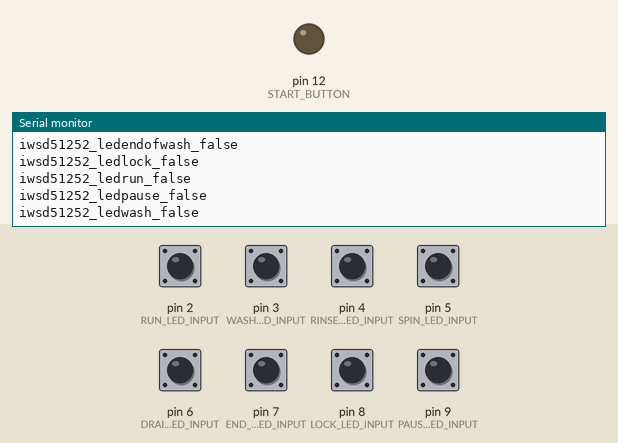
This sketch was run on a simulated Arduino Uno, built with avr-gcc and run on an emulated ATmega328P. Shown: output pins drawn as LEDs (lit = HIGH), the last lines printed to the serial monitor. The test bench sets the inputs (shaded band); at power-on: pin 2 (RUN_LED_INPUT), pin 3 (WASH_LED_INPUT), pin 4 (RINSE_LED_INPUT), pin 5 (SPIN_LED_INPUT), pin 6 (DRAIN_LED_INPUT), pin 7 (END_OF_WASH_LED_INPUT), pin 8 (LOCK_LED_INPUT), pin 9 (PAUSE_LED_INPUT) HIGH.

Above: at 2.0 s.
2.1 s: pin 2 (RUN_LED_INPUT) pulled LOW for 1 s
At 2.52 s:
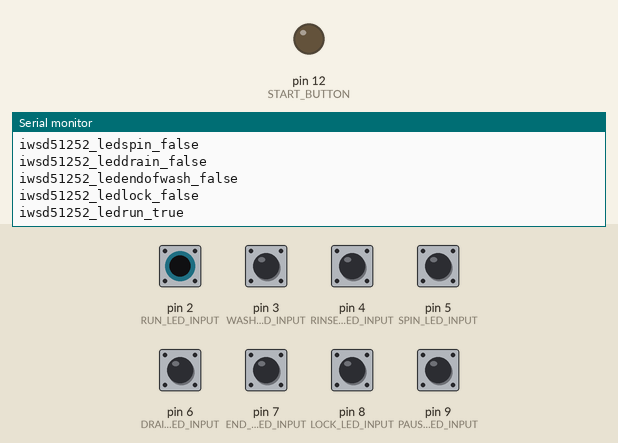
4.6 s: pin 3 (WASH_LED_INPUT) pulled LOW for 1 s
At 5.03 s:
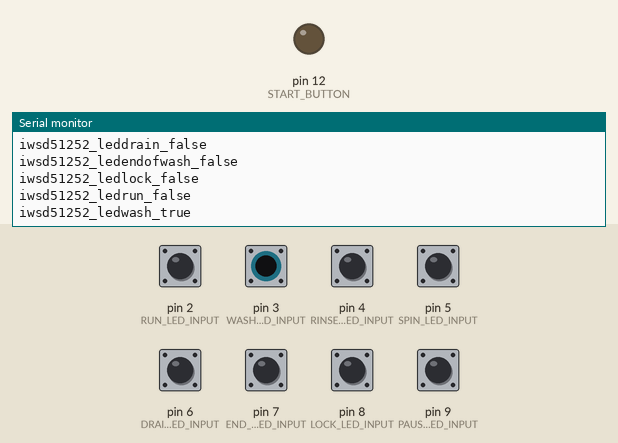
7.1 s: pin 4 (RINSE_LED_INPUT) pulled LOW for 1 s
At 7.54 s:
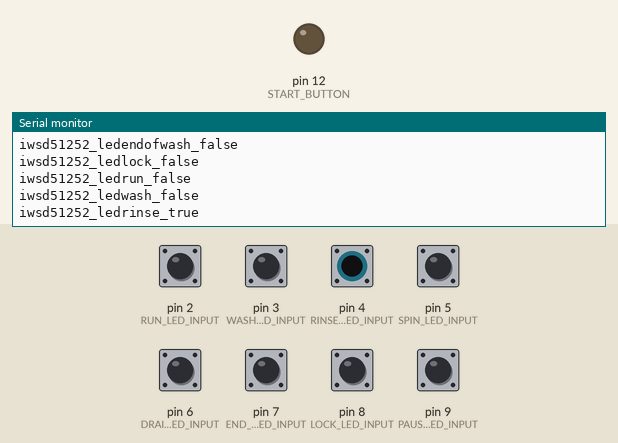
9.6 s: pin 5 (SPIN_LED_INPUT) pulled LOW for 1 s
At 10.05 s:
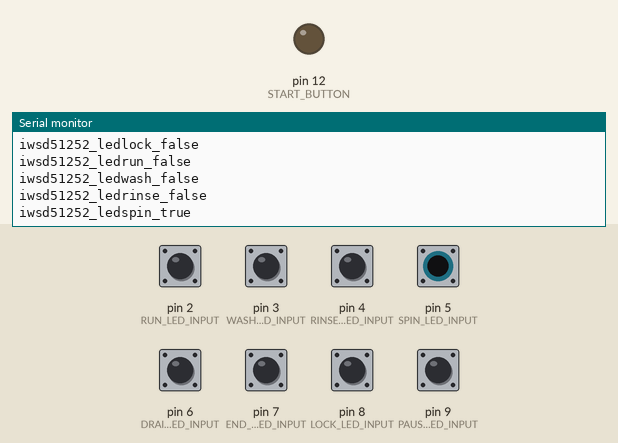
12.1 s: pin 7 (END_OF_WASH_LED_INPUT) pulled LOW for 1 s
At 12.66 s:
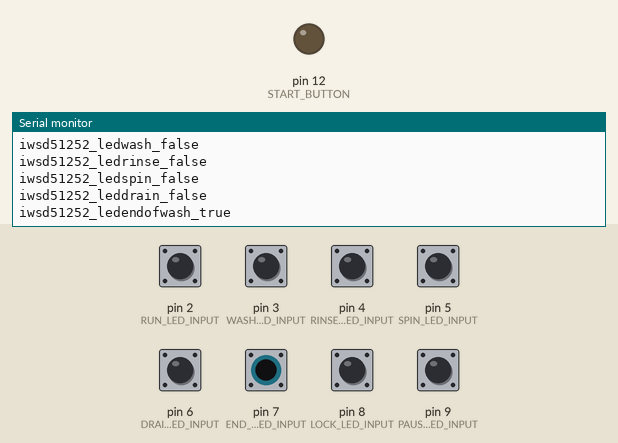
14.6 s: pin 8 (LOCK_LED_INPUT) pulled LOW for 1 s
At 15.18 s:
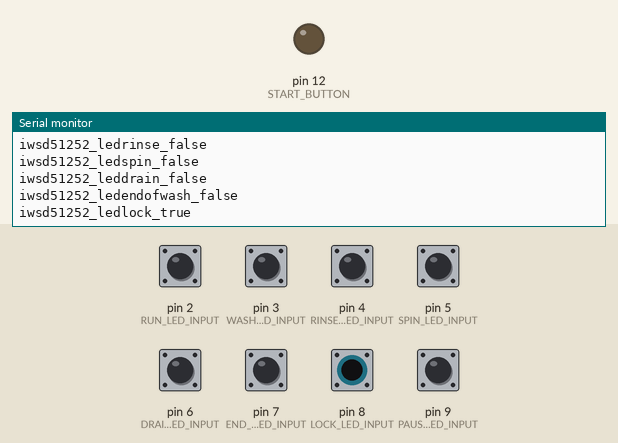

The sketch:

atmega.ino
```cpp
// outputs pin definition
#define POWER_BUTTON 11
#define START_BUTTON 12

// inputs pin definitions
#define RUN_LED_INPUT 2             // pin 5, 6     start LED 1 (green)on washmachine
#define PAUSE_LED_INPUT 9           // pin 15, 16   pause LED 1 (amber) on washmachine
#define WASH_LED_INPUT 3            // pin 1, 2     wash LED 2 on washmachine
#define RINSE_LED_INPUT 4           // pin 3, 4     rinse LED 3 on washmachine
#define SPIN_LED_INPUT 5            // pin 7, 8     spin LED 4 on washmachine
#define DRAIN_LED_INPUT 6           // pin 9, 10    drain LED 5 on washmachine
#define END_OF_WASH_LED_INPUT 7     // pin 11, 12   end LED 6 on washmachine
#define LOCK_LED_INPUT 8            // pin 13, 14   lock LED 7 on washmachine


unsigned long previousMillis = 0;
const long interval = 10*1000;           // interval 10 seconds
unsigned long currentMillis = 0;

const String washmashine_name = "iwsd51252";

String inputString;           // atring to hold incoming data
bool stringComplete = false;  // whether the string is complete

// commands from ESP
String start_string = "command_start";
String pause_string = "command_pause";
String power_on_string = "command_powerOn";
String power_off_string = "command_powerOff";

// LED states to send to mobile application
String send_run_led_state = washmashine_name + "_ledrun_";
String send_pause_led_state = washmashine_name + "_ledpause_";
String send_wash_led_state = washmashine_name + "_ledwash_";
String send_rinse_led_state = washmashine_name + "_ledrinse_";
String send_spin_led_state = washmashine_name + "_ledspin_";
String send_drain_led_state = washmashine_name + "_leddrain_";
String send_end_of_wash_led_state = washmashine_name + "_ledendofwash_";
String send_lock_led_state = washmashine_name + "_ledlock_";

// led states declarations
int initialize_state = 2;
int current_led_state = initialize_state;
int run_led_state = initialize_state;
int pause_led_state = initialize_state;
int wash_led_state = initialize_state;
int rinse_led_state = initialize_state;
int spin_led_state = initialize_state;
int drain_led_state = initialize_state;
int end_of_wash_led_state = initialize_state;
int lock_led_state = initialize_state;

void setup() {
  // set inputs, outputs
  pinMode(POWER_BUTTON, OUTPUT);
  digitalWrite(POWER_BUTTON, LOW);
  pinMode(START_BUTTON, OUTPUT);
  digitalWrite(START_BUTTON, LOW);

  pinMode(RUN_LED_INPUT, INPUT);
  digitalWrite (RUN_LED_INPUT, HIGH);

  pinMode(PAUSE_LED_INPUT, INPUT);
  digitalWrite (PAUSE_LED_INPUT, HIGH);

  pinMode(WASH_LED_INPUT, INPUT);
  digitalWrite (WASH_LED_INPUT, HIGH);

  pinMode(RINSE_LED_INPUT, INPUT);
  digitalWrite (RINSE_LED_INPUT, HIGH);

  pinMode(SPIN_LED_INPUT, INPUT);
  digitalWrite (SPIN_LED_INPUT, HIGH);

  pinMode(DRAIN_LED_INPUT, INPUT);
  digitalWrite (DRAIN_LED_INPUT, HIGH);

  pinMode(END_OF_WASH_LED_INPUT, INPUT);
  digitalWrite (END_OF_WASH_LED_INPUT, HIGH);

  pinMode(LOCK_LED_INPUT, INPUT);
  digitalWrite (LOCK_LED_INPUT, HIGH);

  // initialize serial:
  Serial.begin(9600);
  // reserve 200 bytes for the inputString:
  inputString.reserve(200);

  update_led_states();

  Serial.println("START");
}

void loop() {
   update_led_states();
   if (stringComplete) {
     if (inputString == start_string)
    {
      digitalWrite(START_BUTTON, HIGH);
      delay(2000);
      digitalWrite(START_BUTTON, LOW);
    }
    else if (inputString == power_on_string)
    {
      digitalWrite(POWER_BUTTON, HIGH);
      delay(3000);
      digitalWrite(POWER_BUTTON, LOW);
    }
    else if (inputString == power_off_string)
    {
      digitalWrite(POWER_BUTTON, HIGH);
      delay(4000);
      digitalWrite(POWER_BUTTON, LOW);
    }
    else if (inputString == pause_string)
    {
      digitalWrite(START_BUTTON, HIGH);
      delay(2000);
      digitalWrite(START_BUTTON, LOW);
    }
    else
    {}

    // clear the string:
    inputString = "";
    stringComplete = false;
    update_led_states();

  }
}

int read_led_state(int led_name, int led_state, String message)
{
  current_led_state = digitalRead(led_name);

  if (current_led_state != led_state)
  {
    sendMessage(current_led_state, message);
    return current_led_state;
  }
  currentMillis = millis();
  if (currentMillis - previousMillis >= interval)
  {
    // save the last time
    previousMillis = currentMillis;
    sendMessage(current_led_state, message);
    return current_led_state;
  }
}

void sendMessage(int current_led_state, String message)
{
   if (!current_led_state)
    {
      delay(100);
      Serial.println(message + "true");
    }
    else
    {
      delay(100);
      Serial.println(message + "false");
    }
}

/*
  SerialEvent occurs whenever a new data comes in the hardware serial RX. This
  routine is run between each time loop() runs, so using delay inside loop can
  delay response. Multiple bytes of data may be available.
*/
void serialEvent() {
  while (Serial.available()) {
    // get the new byte:
    char inChar = (char)Serial.read();
    // if the incoming character is a newline, set a flag so the main loop can
    if (inChar == '\n') {
      stringComplete = true;
    }
    else {
      if ((' ' <= inChar) && (inChar <= '~'))
        inputString += inChar;
    }
  }
}

void update_led_states()
{
  run_led_state = read_led_state(RUN_LED_INPUT, run_led_state, send_run_led_state);
  pause_led_state = read_led_state(PAUSE_LED_INPUT, pause_led_state, send_pause_led_state);

  wash_led_state = read_led_state(WASH_LED_INPUT, wash_led_state, send_wash_led_state);
  rinse_led_state = read_led_state(RINSE_LED_INPUT, rinse_led_state, send_rinse_led_state);
  spin_led_state = read_led_state(SPIN_LED_INPUT, spin_led_state, send_spin_led_state);
  drain_led_state = read_led_state(DRAIN_LED_INPUT, drain_led_state, send_drain_led_state);
  end_of_wash_led_state = read_led_state(END_OF_WASH_LED_INPUT, end_of_wash_led_state, send_end_of_wash_led_state);
  lock_led_state = read_led_state(LOCK_LED_INPUT, lock_led_state, send_lock_led_state);
}
```

Measured:
- after the input at 2.1 s, the serial monitor: prints a new line after 0.41 s (image 1)
- after the input at 4.6 s, the serial monitor: prints a new line after 0.42 s (image 2)
- after the input at 7.1 s, the serial monitor: prints a new line after 0.44 s (image 3)
- after the input at 9.6 s, the serial monitor: prints a new line after 0.45 s (image 4)
- after the input at 12.1 s, the serial monitor: prints a new line after 0.56 s (image 5)
- after the input at 14.6 s, the serial monitor: prints a new line after 0.57 s (image 6)
